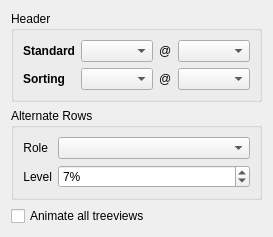
        <widget class="QWidget" name="Itemvies">
         <layout class="QVBoxLayout" name="verticalLayout_2">
          <item>
           <widget class="QGroupBox" name="groupBox_3">
            <property name="title">
             <string>Header</string>
            </property>
            <property name="flat">
             <bool>true</bool>
            </property>
            <layout class="QFormLayout" name="formLayout">
             <item row="0" column="0">
              <widget class="QLabel" name="label_19">
               <property name="font">
                <font>
                 <weight>75</weight>
                 <bold>true</bold>
                </font>
               </property>
               <property name="text">
                <string>Standard</string>
               </property>
               <property name="alignment">
                <set>Qt::AlignRight|Qt::AlignTrailing|Qt::AlignVCenter</set>
               </property>
              </widget>
             </item>
             <item row="0" column="1">
              <layout class="QHBoxLayout" name="horizontalLayout_2">
               <item>
                <widget class="QComboBox" name="headerGradient">
                 <property name="sizePolicy">
                  <sizepolicy hsizetype="Preferred" vsizetype="Fixed">
                   <horstretch>0</horstretch>
                   <verstretch>0</verstretch>
                  </sizepolicy>
                 </property>
                </widget>
               </item>
               <item>
                <widget class="QLabel" name="label_47">
                 <property name="text">
                  <string>@</string>
                 </property>
                </widget>
               </item>
               <item>
                <widget class="QComboBox" name="headerRole">
                 <property name="sizePolicy">
                  <sizepolicy hsizetype="Preferred" vsizetype="Fixed">
                   <horstretch>0</horstretch>
                   <verstretch>0</verstretch>
                  </sizepolicy>
                 </property>
                </widget>
               </item>
              </layout>
             </item>
             <item row="1" column="0">
              <widget class="QLabel" name="label_15">
               <property name="font">
                <font>
                 <weight>75</weight>
                 <bold>true</bold>
                </font>
               </property>
               <property name="text">
                <string>Sorting</string>
               </property>
               <property name="alignment">
                <set>Qt::AlignRight|Qt::AlignTrailing|Qt::AlignVCenter</set>
               </property>
              </widget>
             </item>
             <item row="1" column="1">
              <layout class="QHBoxLayout" name="horizontalLayout_4">
               <item>
                <widget class="QComboBox" name="headerSortingGradient">
                 <property name="sizePolicy">
                  <sizepolicy hsizetype="Preferred" vsizetype="Fixed">
                   <horstretch>0</horstretch>
                   <verstretch>0</verstretch>
                  </sizepolicy>
                 </property>
                </widget>
               </item>
               <item>
                <widget class="QLabel" name="label_48">
                 <property name="text">
                  <string>@</string>
                 </property>
                </widget>
               </item>
               <item>
                <widget class="QComboBox" name="headerSortingRole">
                 <property name="sizePolicy">
                  <sizepolicy hsizetype="Preferred" vsizetype="Fixed">
                   <horstretch>0</horstretch>
                   <verstretch>0</verstretch>
                  </sizepolicy>
                 </property>
                </widget>
               </item>
              </layout>
             </item>
            </layout>
           </widget>
          </item>
          <item>
           <widget class="QGroupBox" name="groupBox_14">
            <property name="title">
             <string>Alternate Rows</string>
            </property>
            <property name="flat">
             <bool>true</bool>
            </property>
            <layout class="QFormLayout" name="formLayout_9">
             <item row="0" column="0">
              <widget class="QLabel" name="label_14">
               <property name="text">
                <string>Role</string>
               </property>
               <property name="alignment">
                <set>Qt::AlignRight|Qt::AlignTrailing|Qt::AlignVCenter</set>
               </property>
              </widget>
             </item>
             <item row="0" column="1">
              <widget class="QComboBox" name="viewShadingRole"/>
             </item>
             <item row="1" column="0">
              <widget class="QLabel" name="label_21">
               <property name="text">
                <string>Level</string>
               </property>
               <property name="alignment">
                <set>Qt::AlignRight|Qt::AlignTrailing|Qt::AlignVCenter</set>
               </property>
              </widget>
             </item>
             <item row="1" column="1">
              <widget class="QSpinBox" name="viewShadeLevel">
               <property name="sizePolicy">
                <sizepolicy hsizetype="Minimum" vsizetype="Fixed">
                 <horstretch>0</horstretch>
                 <verstretch>0</verstretch>
                </sizepolicy>
               </property>
               <property name="suffix">
                <string>%</string>
               </property>
               <property name="minimum">
                <number>0</number>
               </property>
               <property name="maximum">
                <number>100</number>
               </property>
               <property name="value">
                <number>7</number>
               </property>
              </widget>
             </item>
            </layout>
           </widget>
          </item>
          <item>
           <widget class="QCheckBox" name="hackTreeViews">
            <property name="text">
             <string>Animate all treeviews</string>
            </property>
           </widget>
          </item>
          <item>
           <spacer>
            <property name="orientation">
             <enum>Qt::Vertical</enum>
            </property>
            <property name="sizeHint" stdset="0">
             <size>
              <width>0</width>
              <height>0</height>
             </size>
            </property>
           </spacer>
          </item>
         </layout>
        </widget>
